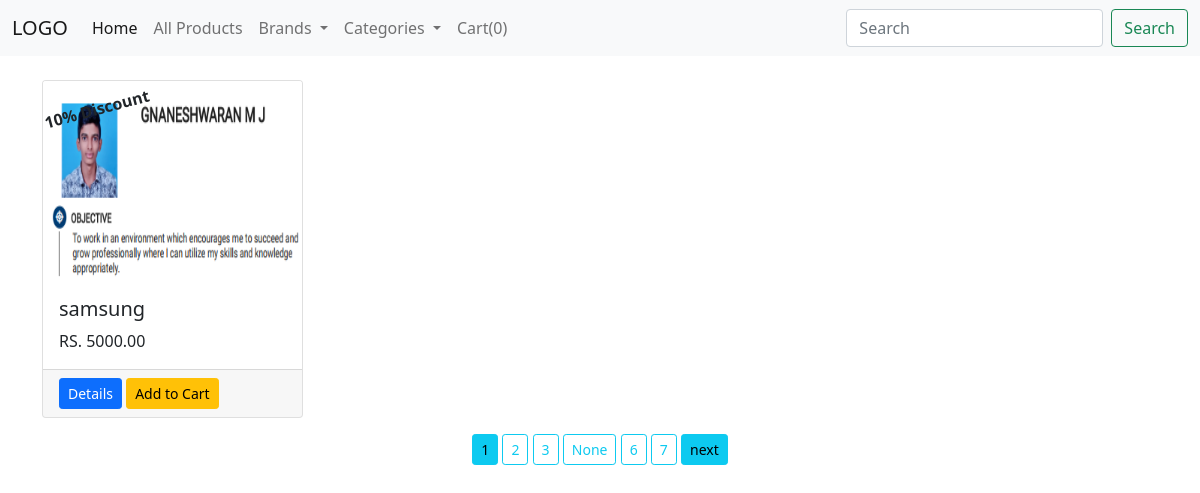
The page / on the database its author committed.
### shop/products/models.py (models this page shows, shortened)
class Addproduct(db.Model):
    __searchable__=['name','desc']
    id=db.Column(db.Integer,primary_key=True)
    name=db.Column(db.String(50),nullable=False)
    price=db.Column(db.Numeric(10,2),nullable=False)
    discount=db.Column(db.Integer,default=0)
    stock=db.Column(db.Integer,nullable=False)
    colors=db.Column(db.Text,nullable=False)
    desc=db.Column(db.Text,nullable=False)
    pub_date=db.Column(db.DateTime, nullable=False, default=datetime.utcnow)
    brand_id = db.Column(db.Integer,db.ForeignKey('brand.id'),nullable=False)
    brand=db.relationship('Brand',backref=db.backref('brands',lazy=True))
    category_id = db.Column(db.Integer,db.ForeignKey('category.id'),nullable=False)
    category=db.relationship('Category',backref=db.backref('posts',lazy=True))
    image_1=db.Column(db.String(100),nullable=False,default='image.jpg')
    image_2=db.Column(db.String(100),nullable=False,default='image.jpg')
    image_3=db.Column(db.String(100),nullable=False,default='image.jpg')

### shop/products/routes.py (the view)
@app.route('/')
def homeproduct():
    page=request.args.get('page',1,type=int)
    products = Addproduct.query.paginate(page=page,per_page=1)
    brands = Brand.query.join(Addproduct,(Brand.id == Addproduct.brand_id)).all()
    categories_name = Category.query.join(Addproduct,(Category.id == Addproduct.category_id)).all()
    return render_template('products/index.html',title="Home",products=products,brands=brands,categories=categories_name,product_paginate=True)

### shop/templates/products/index.html (shortened to what this page needs)
{% extends 'layout.html' %}
{% block content %}
{% include '_navbar.html' %}
<div class="container mt-2">
    <div class="row">
        {% for product in products.items %}
            <div class="col-md-3 mt-3">
                <div class="card">
                    <img src="{{url_for('static' , filename='uploads/'+ product.image_1)}}" class="card-img-top" height="200" alt="product image" loading="lazy">
                    {% if product.discount != 0 %}
                    <p class="mt-3 fw-bold" style="position: absolute; transform: rotate(-15deg);">{{product.discount}}% Discount</p>
                    {% endif %}
                    <div class="card-body">
                      <h5 class="card-title">{{product.name}}</h5>
                      <p class="card-text">RS. {{product.price}}</p>
                    </div>
                    <div class="card-footer">
                        <form action="{{url_for('AddCart')}}" method="post">
                          <a href="{{ url_for('singleproduct', id=product.id) }}" class="float-left btn btn-sm btn-primary">Details</a>
                          <button type="submit" class="btn btn-warning btn-sm">Add to Cart</button>
                          {% set colors = product.colors.split(',') %}
                        </form>
                    </div>
                  </div>
            </div>
        {% endfor %}
    </div>
    {% if product_paginate %}
    <div class="row ">
      <div class="col text-center">
        {% for page_num in products.iter_pages(left_edge=1,right_edge=2,left_current=1,right_current=2) %}
            {% if products.page == page_num %}
              <a href="{{url_for('homeproduct', page=page_num)}}" class="btn btn-info btn-sm mt-3 a">{{page_num}}</a>
            {% else %}
              <a href="{{url_for('homeproduct', page=page_num)}}" class="btn btn-outline-info btn-sm mt-3">{{page_num}}</a>
            {% endif %}
        {% endfor %}
        {% if products.has_next %}
        <a href="{{url_for('homeproduct', page=products.next_num)}}" class="btn btn-info btn-sm mt-3 a">next</a>
        {% endif %}
      </div>
    </div>
    {% endif %}
</div>
{% endblock content %}

### rows shown on the page
Addproduct: image_1 (picture), discount "10", name "samsung", price "5000.00"

### other values the page prints
{{ session['Shoppingcart']|length }} "0"
{{ page_num }} "1"
{{ page_num }} "2" "3" "None" "6" "7"
